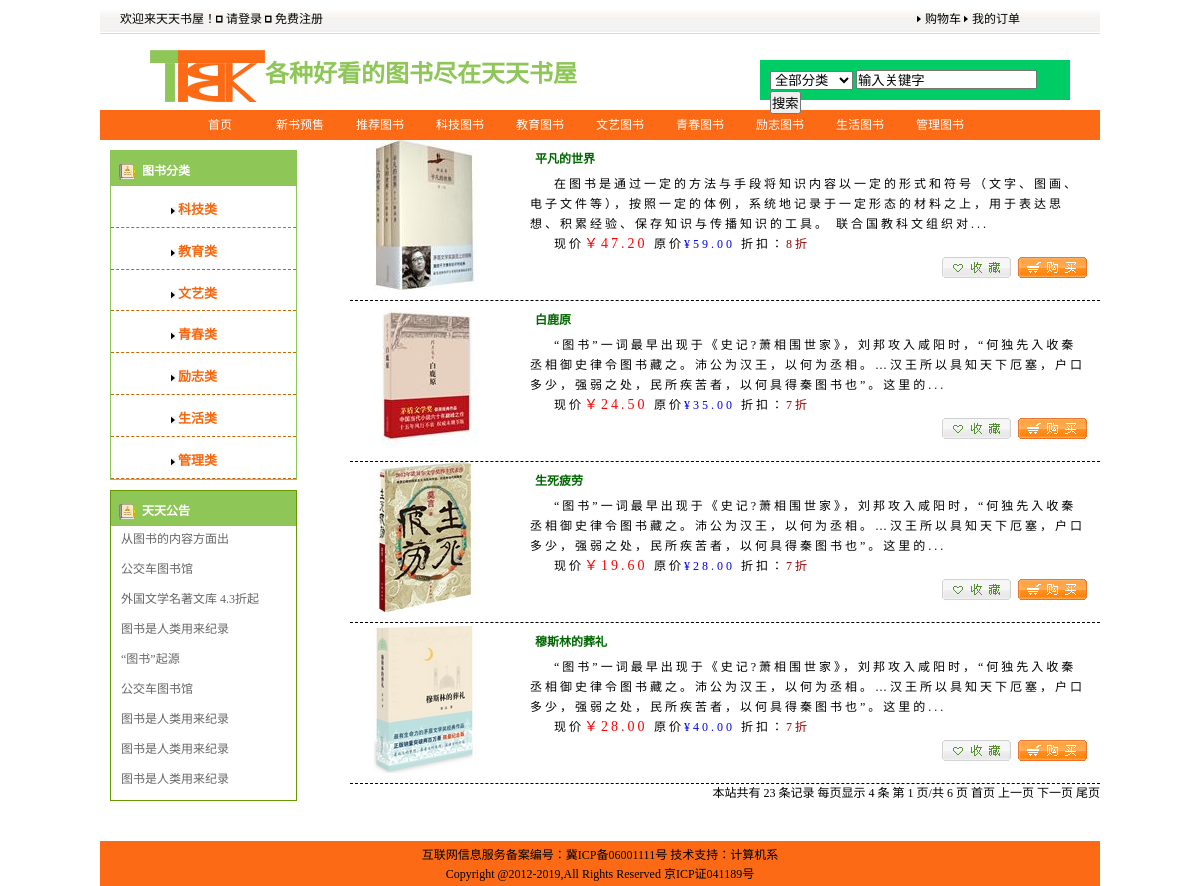
Page /searchresult.php on the committed database.
### tables this page shows
CREATE TABLE `tb_type` (
  `typeid` int(11) NOT NULL,
  `typename` varchar(30) DEFAULT NULL,
  `typedes` text
);

CREATE TABLE `tb_gonggao` (
  `id` int(4) NOT NULL COMMENT '公告id',
  `title` varchar(200) NOT NULL COMMENT '公告标题',
  `content` text NOT NULL COMMENT '公告内容',
  `ggdate` varchar(20) NOT NULL COMMENT '公告时间'
);

CREATE TABLE `tb_book` (
  `bookid` int(11) NOT NULL,
  `typeid` int(11) NOT NULL,
  `isbn` int(11) NOT NULL,
  `bookname` varchar(50) NOT NULL,
  `author` varchar(30) NOT NULL,
  `pubhouse` varchar(30) NOT NULL,
  `pubdate` varchar(12) NOT NULL,
  `bookprice` varchar(10) NOT NULL,
  `vipprice` varchar(10) NOT NULL,
  `photo` varchar(100) NOT NULL,
  `introduction` varchar(1000) NOT NULL,
  `recommend` int(5) NOT NULL,
  `newbook` int(5) NOT NULL
);

### include/substr.php (called while the page is built)
<?php
function chineseSubstr($str, $length)
{
    if($length<strlen($str))
    {
        for($i=0;$i<$length;$i++)
        {
            if(ord(substr($str,$i,1))>0xa0 )
            {
                $tempstr=$tempstr.substr($str,$i,3);
                $i+=2;
            }
            else
            {
                $tempstr=$tempstr.substr($str,$i,1);
            }
        }
        $tempstr.="...";
    }
    else
        {
            $tempstr=$str;
        }
    return $tempstr;
}

### searchresult.php (the view, shortened to what this page needs)
<!DOCTYPE html PUBLIC "-//W3C//DTD XHTML 1.0 Transitional//EN" "http://www.w3.org/TR/xhtml1/DTD/xhtml1-transitional.dtd">
<html xmlns="http://www.w3.org/1999/xhtml">
<head>
<link rel="stylesheet" type="text/css" href="css/yuding.css" />
    <?php
    include "include/conn.php";
    include "include/substr.php";
    $sqlType = "select * from tb_type";
    $resType = mysqli_query($conn,$sqlType);
    $sqlGonggao = "select * from tb_gonggao";
    $resGonggao = mysqli_query($conn,$sqlGonggao);
    $key=$_GET["keyword"];
	$keyarr=explode(' ',$key);
	$sqlSameTypeBook="select * from tb_book";
    for($i=0;$i<count($keyarr);$i++)
	{
		if($i==0)
			$sqlSameTypeBook=$sqlSameTypeBook." where bookname like '%$keyarr[$i]%'";
		else
			$sqlSameTypeBook=$sqlSameTypeBook." and bookname like '%$keyarr[$i]%'";
	}
    $resSameTypeBook =mysqli_query($conn,$sqlSameTypeBook);
	$total=mysqli_num_rows($resSameTypeBook);
	$pagesize=4;
	$pagenum=ceil($total/$pagesize);
	if(isset($_GET["p"]))
		$curpage=$_GET["p"];
	else
		$curpage=1;
	$start=($curpage-1)*$pagesize;
	$sqlSameTypeBook2=$sqlSameTypeBook." limit $start,$pagesize";
	$curres=mysqli_query($conn,$sqlSameTypeBook2);
    ?>
</head>
<body>
<div id="header">
  <div id="login">
    <p><span class="p1">欢迎来天天书屋！<a href="login.php"><img  src="images/login1.gif" />请登录</a> <a href="regsiter.php"><img  src="images/login1.gif" />免费注册</a></span><span class="p2"> <a href="gouwuche.php"><img src="images/login2.gif" />购物车</a> <a href="dingdan.html"><img src="images/login2.gif" />我的订单</a></span></a> </p>
  </div>
  <div id="logo">
    <h1><img src="images/logo.gif" />各种好看的图书尽在天天书屋</h1>
  </div>
  <form action="" method="get" style="background-color:#0C6; width:300px; height:30px; margin:20px 30px 0px 0px; padding-top:10px; float:right; padding-left:10px;">
    <select name="全部分类" size="1" >
      <option value="全部分类">全部分类</option>
    </select>
    <input name="" type="text" value="输入关键字" />
    <input name="搜索" type="button" id="搜索" value="搜索" />
  </form>
</div>
<div id="nav" >
  <ul>
    <li><a href="index.php">首页</a></li>
    <li><a href="yuding.html">新书预售</a></li>
    <li><a href="yuding.html">推荐图书</a></li>
    <li><a href="yuding.html">科技图书</a></li>
    <li><a href="yuding.html">教育图书</a></li>
    <li><a href="yuding.html">文艺图书</a></li>
    <li><a href="yuding.html">青春图书</a></li>
    <li><a href="yuding.html">励志图书</a></li>
    <li><a href="yuding.html">生活图书</a></li>
    <li><a href="yuding.html">管理图书</a></li>
  </ul>
</div><div id="content">
    <div id="left">
        <div id="subnav">
            <h3><img src="images/left.gif" />图书分类</h3>
            <?php
            while($rowType=mysqli_fetch_array($resType)) {
                ?>
                <h4><img src="images/login2.gif"/><a href="typeshow.php?tid=<?php echo $rowType['typeid']?>"><?php echo $rowType["typename"]?></a></h4>
                <?php
            }?>
        </div>
        <div id="bottom">
            <h3><img src="images/left.gif" />天天公告</h3>
            <ul>
                <?php
                while($rowGonggao=mysqli_fetch_array($resGonggao)) {
                    ?>
                    <li><a href="gonggao.html"><?php echo $rowGonggao["title"]?></li>
                    <?php
                }
                ?>
            </ul>
        </div>
    </div>
  <div id="right">
    <?php
    if(mysqli_num_rows($curres)>0){
    while($rowSameTypeBook=mysqli_fetch_array($curres))
    { ?>
        <div id="r1">
            <div id="rleft"><a href="tushuchangxiao.php"><img src="admin/<?php echo $rowSameTypeBook['photo'];?>" style="width:150px;height: 150px; "/></a></div>
            <div id="rright">
                <h4><?echo $rowSameTypeBook['bookname']; ?></h4><p> <a href="tushuchangxiao.php"><?php echo chineseSubstr($rowSameTypeBook['introduction'],300); ?></a></p>
                <p  class="rp"><a href="tushuchangxiao.php">现价<span class="xianjia">￥<?php
            if($rowSameTypeBook['vipprice']<10)
                echo number_format($rowSameTypeBook['bookprice']*$rowSameTypeBook["vipprice"]/10,2);
            else
                echo number_format($rowSameTypeBook['bookprice']*$rowSameTypeBook["vipprice"]/100,2);
            ?>
        </span>原价<span class="yuanjia">¥<?php echo number_format($rowSameTypeBook['bookprice'],2);?></span> 折扣：<span class="zheko"><?php echo $rowSameTypeBook['vipprice']?>折 </span></a></p>
                <img src="images/goumia.png" /><img src="images/shoucang.png" /></div>
        </div>
<?php }} ?>
    <div id="fenye">
      <p>本站共有 <?php echo $total; ?> 条记录 每页显示 <?php echo $pagesize; ?> 条 第 <?php echo $curpage; ?> 页/共 <?php echo $pagenum; ?> 页 <a href="searchresult.php?keyword=<?php echo $key;?>&p=1" target="_self">首页</a> <a href="searchresult.php?keyword=<?php echo $key;?>&p=<?php
		  if($curpage>1)
		  	echo $curpage-1;
		  else
			echo $curpage;
		  ?>" target="_self">上一页</a> <a href="searchresult.php?keyword=<?php echo $key;?>&p=<?php
		  if($curpage<$pagenum)
		  	echo $curpage+1;
		  else
			echo $curpage;
		  ?>" target="_self">下一页</a> <a href="searchresult.php?keyword=<?php  echo $key; ?>&p=<?php echo $pagenum;?>" target="_self">尾页</a></p>
    </div>
  </div>
</div>
<div id="footer">
  <p>互联网信息服务备案编号：冀ICP备06001111号 技术支持：计算机系</p>
<p>Copyright @2012-2019,All Rights Reserved  京ICP证041189号</p>
</div>
</body>
</html>

### css/yuding.css (style rules this page uses)
* { margin:0px; padding:0px; }
body { background-color:#ffffff; margin:0 auto; width:1000px; font:12px/1.6 "宋体"; }
a { color:#000; text-decoration:none; }
a img { border:0px; }
#header { width:1000px; margin-top:10px; height:100px; }
#login { background:url(../images/loginbg.gif) repeat-x; width:1000px; height:30px; }
#login p { width:900px; float:left; padding-left:20px; }
#login .p1 { float:left; }
#login .p2 { float:right; }
#login img { margin-right:3px; }
#logo { float:left; height:55px; width:500px; padding-left:30px; margin-top: 10px; }
#logo img { vertical-align:middle; padding-left:20px; }
#logo h1 { color:#8ec657; font-size:24px; font-family:"黑体"; }
#nav { width:1000px; background-color:#fc6a15; height:30px; }
#nav ul { margin-left:50px; padding-left:30px; list-style:none; }
#nav ul li { float:left; }
#nav li a { color:#FFF; width:80px; display:block; text-decoration:none; height:30px; line-height:30px; text-align:center; font-size:12px; }
#left { float:left; width:185px; margin-top:10px; margin-bottom:40px; }
#subnav a { color:#f8670e; text-decoration:none; }
#content #subnav { width:185px; border:1px solid #8ec657; margin-left:10px; float:left; }
#content #subnav h3 img { vertical-align:bottom; margin-top:-2px; padding-right:7px; }
#content #subnav h3 { height:20px; font-size:12px; line-height:20px; padding:10px 5px 5px 8px; background-color:#8ec657; color:#FFF; }
#content #subnav h4 { color:#f8670e; padding:14px 3px 6px 60px; font-size:13px; border-bottom: dashed #C60 1px; }
#content #subnav h4 img { vertical-align:middle; margin-right:2px; }
#bottom { float:left; width:185px; margin:10px 20px 0px 10px; border: 1px solid #690; color:#4a4a4a; }
#bottom a { color:#666; text-decoration:none; }
#bottom h3 { height:20px; font-size:12px; line-height:20px; padding:10px 5px 5px 8px; background-color:#8ec657; color:#FFF; }
#bottom h3 img { vertical-align:bottom; margin-top:-2px; padding-right:7px; }
#bottom ul { float:left; margin-top:4px; list-style:none; }
#bottom ul li { color:#4f8716; font-family:"宋体"; font-size:12px; float:left; width:165px; height:30px; padding-left:10px; }
#content #right { width:750px; float:right; }
#content #r1 { float:none; border-bottom:1px dashed #000; width:750px; height:160px; }
#content #r1 img { border:0px; }
#content #rleft { float:left; height:150px; width:150px; }
#content #rright { float:right; margin:5px 10px 0px 0px; font-size:12px; font-family:"宋体"; color:#515151; width:560px; height:140px; }
#content #rright h4 { color:#060; margin:5px; }
#content #rright p { line-height:20px; letter-spacing:3px; text-indent:2em; }
#content #rright p .xianjia { color:#F00;font-size:14px; }
#content #rright p .yuanjia { color:#00F; }
#content #rright p .zheko { color:#900; }
#content #rright .rp { text-align:left; }
#content #rright img { float:right; }
#fenye p { text-align:right; }
#footer { clear:both; width:1000px; text-align:center; margin-top:20px; height:40px; padding-top:5px; background-color:#fc6a15; }

### rows in the picture
tb_type: typename "科技类"
tb_type: typename "教育类"
tb_type: typename "文艺类"
tb_type: typename "青春类"
tb_type: typename "励志类"
tb_type: typename "生活类"
tb_type: typename "管理类"
tb_gonggao: title "从图书的内容方面出"
tb_gonggao: title "公交车图书馆"
tb_gonggao: title "外国文学名著文库 4.3折起"
tb_gonggao: title "图书是人类用来纪录"
tb_gonggao: title "“图书”起源"
tb_gonggao: title "公交车图书馆"
tb_gonggao: title "图书是人类用来纪录"
tb_gonggao: title "图书是人类用来纪录"
tb_gonggao: title "图书是人类用来纪录"
tb_book: photo (picture), bookname "平凡的世界", introduction "在图书是通过一定的方法与手段将知识内容以一定的形式和符号（文字、图画、电子文件等），按照一定的体例，系统地记录于一定形态的材料之上，用于表达思想、积累经验、保存知识与传播知识的工具。 联合国教科文组织对...", $rowSameTypeBook['bookprice']*$rowSameTypeBook["vipprice"]/10 "47.20", bookprice "59.00", vipprice "8"
tb_book: photo (picture), bookname "白鹿原", introduction "“图书”一词最早出现于《史记?萧相围世家》，刘邦攻入咸阳时，“何独先入收秦丞相御史律令图书藏之。沛公为汉王，以何为丞相。…汉王所以具知天下厄塞，户口多少，强弱之处，民所疾苦者，以何具得秦图书也”。这里的...", $rowSameTypeBook['bookprice']*$rowSameTypeBook["vipprice"]/10 "24.50", bookprice "35.00", vipprice "7"
tb_book: photo (picture), bookname "生死疲劳", introduction "“图书”一词最早出现于《史记?萧相围世家》，刘邦攻入咸阳时，“何独先入收秦丞相御史律令图书藏之。沛公为汉王，以何为丞相。…汉王所以具知天下厄塞，户口多少，强弱之处，民所疾苦者，以何具得秦图书也”。这里的...", $rowSameTypeBook['bookprice']*$rowSameTypeBook["vipprice"]/10 "19.60", bookprice "28.00", vipprice "7"
tb_book: photo (picture), bookname "穆斯林的葬礼", introduction "“图书”一词最早出现于《史记?萧相围世家》，刘邦攻入咸阳时，“何独先入收秦丞相御史律令图书藏之。沛公为汉王，以何为丞相。…汉王所以具知天下厄塞，户口多少，强弱之处，民所疾苦者，以何具得秦图书也”。这里的...", $rowSameTypeBook['bookprice']*$rowSameTypeBook["vipprice"]/10 "28.00", bookprice "40.00", vipprice "7"

### other values in the picture
$total "23"
$pagesize "4"
$curpage "1"
$pagenum "6"
